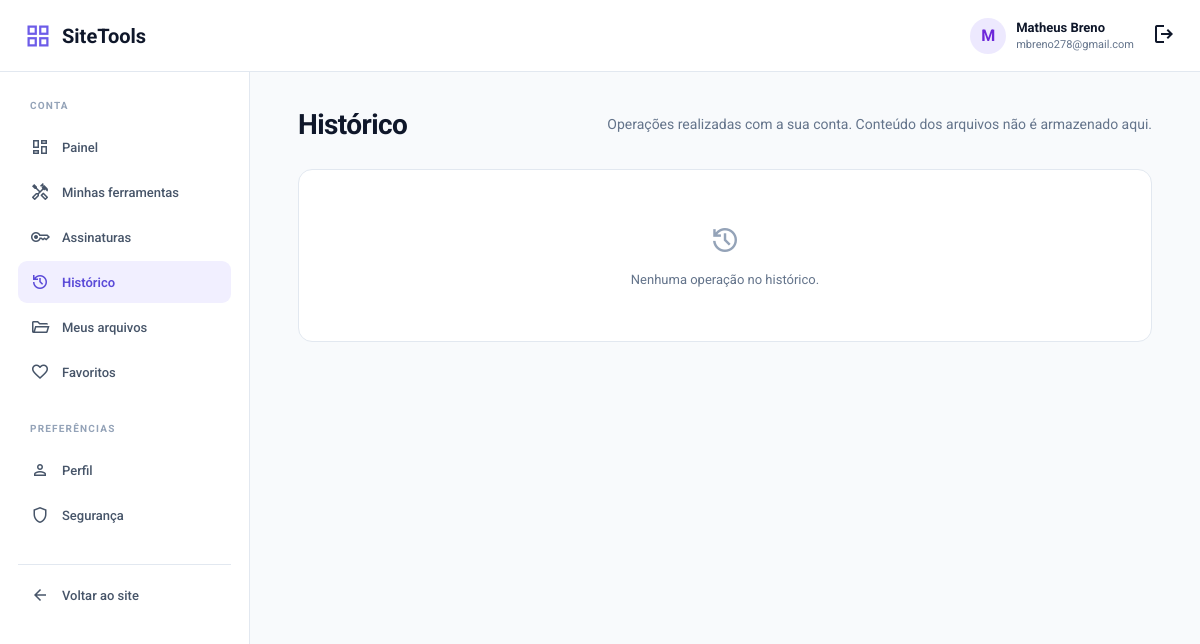
/account/history.php (signed in), run on an earlier commit of the app's database.
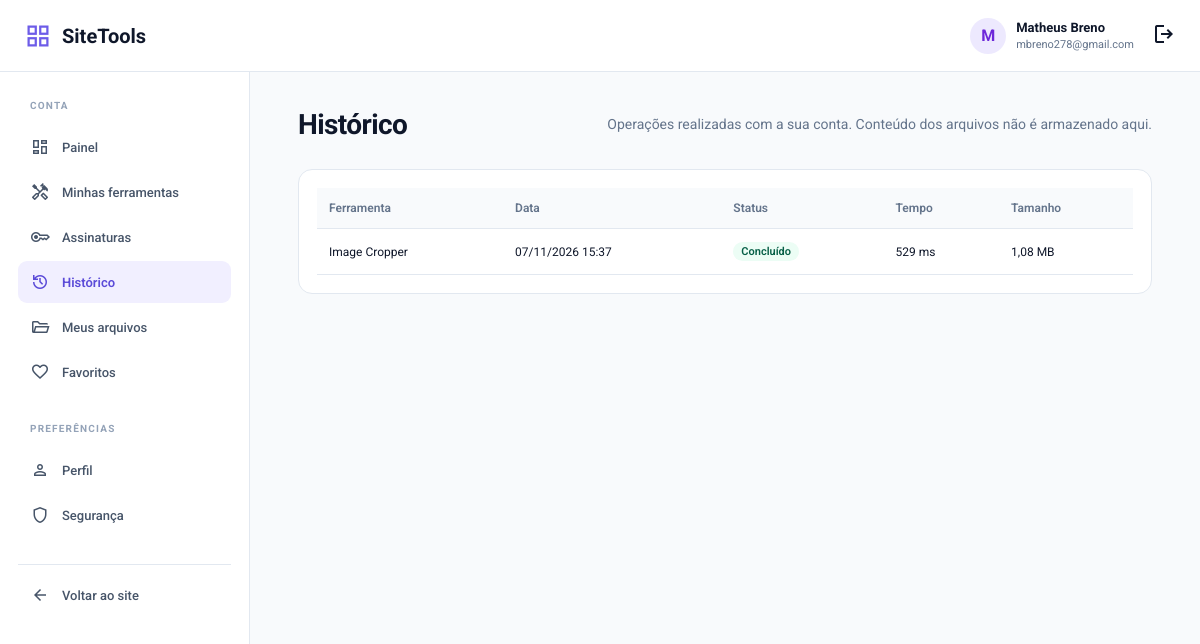
And on a later commit of the database.
### tables this page shows
CREATE TABLE IF NOT EXISTS `user_tool_usage` (
  `id` bigint UNSIGNED NOT NULL AUTO_INCREMENT,
  `user_id` int UNSIGNED DEFAULT NULL,
  `tool_id` int UNSIGNED DEFAULT NULL,
  `tool_slug` varchar(150) NOT NULL,
  `status` enum('started','completed','failed') NOT NULL DEFAULT 'completed',
  `processing_time_ms` int UNSIGNED DEFAULT NULL,
  `file_size_bytes` bigint UNSIGNED DEFAULT NULL,
  `created_at` datetime NOT NULL DEFAULT CURRENT_TIMESTAMP,
  PRIMARY KEY (`id`),
  KEY `idx_user_usage` (`user_id`,`created_at`),
  KEY `idx_user_usage_tool` (`user_id`,`tool_slug`),
  KEY `idx_usage_tool_date` (`tool_id`,`created_at`),
  KEY `idx_utu_status_date` (`status`,`created_at`)
);

CREATE TABLE IF NOT EXISTS `tools` (
  `id` int UNSIGNED NOT NULL AUTO_INCREMENT,
  `name` varchar(120) NOT NULL,
  `slug` varchar(160) NOT NULL,
  `description` varchar(255) NOT NULL,
  `category` varchar(80) NOT NULL,
  `category_id` bigint UNSIGNED DEFAULT NULL,
  `icon` varchar(80) DEFAULT 'build',
  `handler` varchar(80) NOT NULL,
  `meta_title` varchar(160) DEFAULT NULL,
  `meta_description` varchar(255) DEFAULT NULL,
  `is_active` tinyint(1) NOT NULL DEFAULT '1' COMMENT '0 = desligada no admin (bloqueio total)',
  `status` varchar(20) NOT NULL DEFAULT 'active' COMMENT 'Operacional: active|development|unavailable',
  `sort_order` int NOT NULL DEFAULT '0',
  `is_featured` tinyint(1) NOT NULL DEFAULT '0',
  `is_beta` tinyint(1) NOT NULL DEFAULT '0',
  `version` varchar(20) DEFAULT NULL,
  `max_file_size` int UNSIGNED DEFAULT NULL,
  `access_type` varchar(20) NOT NULL DEFAULT 'free' COMMENT 'Espelho de tool_access_rules.access_mode: free|login|paid|temporary',
  `created_at` timestamp NULL DEFAULT CURRENT_TIMESTAMP,
  `updated_at` timestamp NULL DEFAULT NULL ON UPDATE CURRENT_TIMESTAMP,
  PRIMARY KEY (`id`),
  UNIQUE KEY `slug` (`slug`),
  KEY `idx_tools_category_id` (`category_id`)
);

### config/user-area.php (called while the page is built, shortened)
<?php
function user_area_e(?string $value): string
{
    return htmlspecialchars($value ?? '', ENT_QUOTES | ENT_SUBSTITUTE, 'UTF-8');
}
function user_area_format_bytes(int $bytes): string
{
    return number_format($bytes / 1048576, 2, ',', '.') . ' MB';
}
function user_area_status_label(string $status): string
{
    return match ($status) {
        'started' => 'Iniciado',
        'completed' => 'Concluído',
        'failed' => 'Falhou',
        'active' => 'Ativo',
        'expired' => 'Expirado',
        'cancelled' => 'Cancelado',
        'suspended' => 'Suspenso',
        'available' => 'Disponível',
        'deleted' => 'Excluído',
        'pending' => 'Pendente',
        'paid' => 'Pago',
        'refunded' => 'Estornado',
        default => $status,
    };
}

### account/history.php (the view, shortened to what this page needs)
<?php
require __DIR__ . '/_bootstrap.php';
$uid = (int) $currentUser['id'];
$page = max(1, (int) ($_GET['page'] ?? 1));
$perPage = 30;
$offset = ($page - 1) * $perPage;
$rows = [];
try {
    $stmt = $pdo->prepare(
        'SELECT u.tool_slug, u.status, u.processing_time_ms, u.file_size_bytes, u.created_at,
                t.name AS tool_name, t.icon
         FROM user_tool_usage u
         LEFT JOIN tools t ON t.id = u.tool_id
         WHERE u.user_id = :uid
         ORDER BY u.created_at DESC
         LIMIT ' . (int) $perPage . ' OFFSET ' . (int) $offset
    );
    $stmt->execute(['uid' => $uid]);
    $rows = $stmt->fetchAll(PDO::FETCH_ASSOC) ?: [];
} catch (Throwable $e) {
    error_log('[account/history] ' . $e->getMessage());
}
?>
<section class="ua-panel">
    <?php if (!$rows): ?>
        <div class="ua-empty"><span class="material-symbols-outlined">history</span>Nenhuma operação no histórico.</div>
    <?php else: ?>
        <div class="ua-table-wrap">
            <table class="ua-table">
                <thead>
                    <tr>
                        <th>Ferramenta</th>
                        <th>Data</th>
                        <th>Status</th>
                        <th>Tempo</th>
                        <th>Tamanho</th>
                    </tr>
                </thead>
                <tbody>
                <?php foreach ($rows as $r): ?>
                    <tr>
                        <td><?= user_area_e((string) ($r['tool_name'] ?: $r['tool_slug'])) ?></td>
                        <td><?= user_area_e(date('d/m/Y H:i', strtotime((string) $r['created_at']))) ?></td>
                        <td><span class="ua-badge ua-badge--<?= user_area_e((string) $r['status']) ?>"><?= user_area_e(user_area_status_label((string) $r['status'])) ?></span></td>
                        <td><?= $r['processing_time_ms'] !== null ? (int) $r['processing_time_ms'] . ' ms' : '—' ?></td>
                        <td><?= $r['file_size_bytes'] !== null ? user_area_e(user_area_format_bytes((int) $r['file_size_bytes'])) : '—' ?></td>
                    </tr>
                <?php endforeach; ?>
                </tbody>
            </table>
        </div>
    <?php endif; ?>
</section>

What changed in the data, as far as the page shows it:
added user_tool_usage: tool.name "Image Cropper", created_at "07/11/2026 15:37", status "Concluído", processing_time_ms "529", file_size_bytes "1,08 MB"
Also different on the page:
text no longer shown: "Nenhuma operação no histórico."
text now shown: "Ferramenta Data Status Tempo Tamanho"
